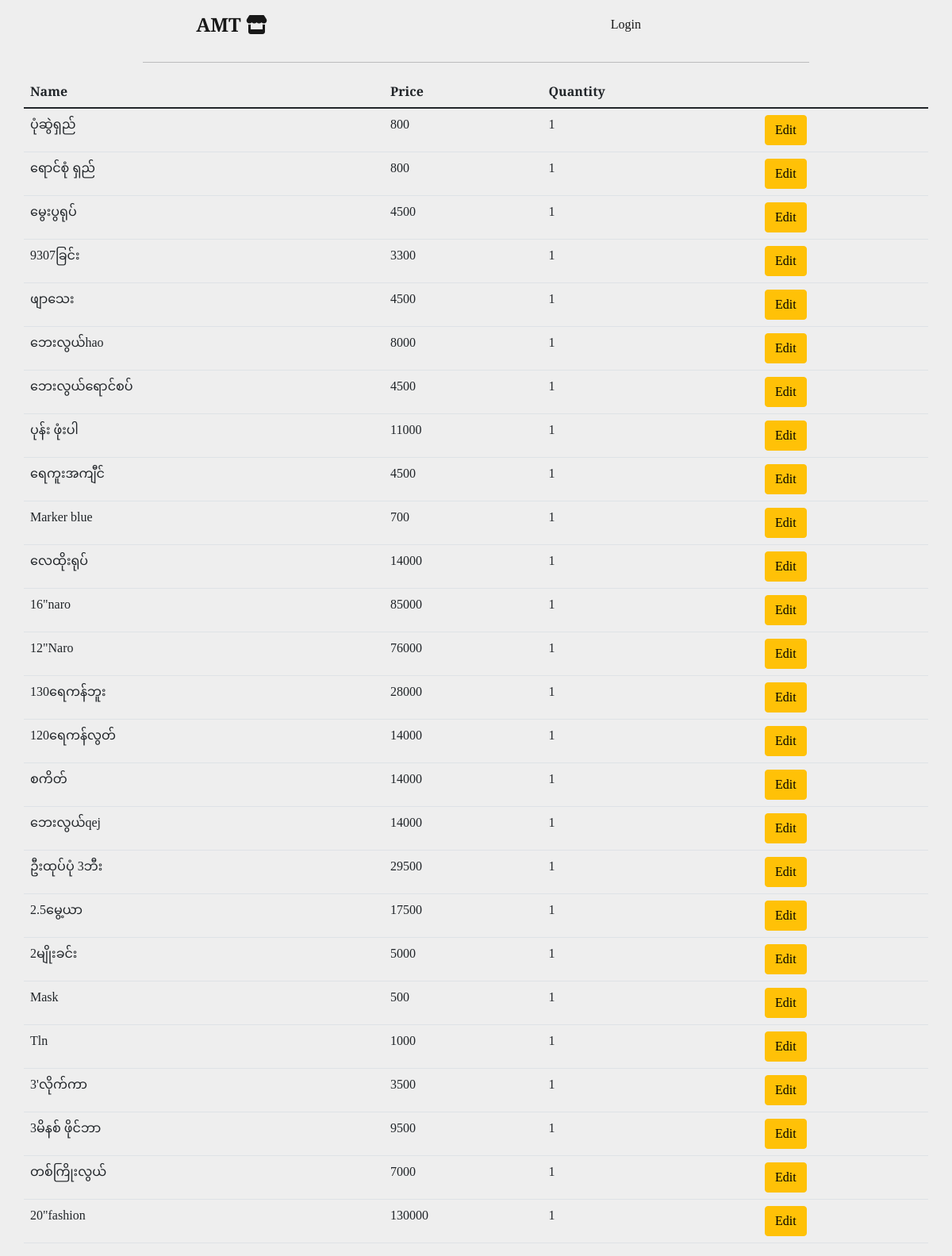
Page /sold_items/2022-07-07 on the committed database.
### main.py (models this page shows)
class Sale(db.Model):
    id = db.Column(db.Integer, primary_key=True)
    name = db.Column(db.String(100), nullable=False, unique=False)
    purchased_price = db.Column(db.Float, nullable=False)
    price = db.Column(db.Float, nullable=False)
    total = db.Column(db.Float, nullable=False)
    quantity = db.Column(db.Float, nullable=False)
    date = db.Column(db.Date, nullable=False, unique=False)

### main.py (the view)
@app.route('/sold_items/<date>')
def sold_items(date):
    daily_sold_items = Sale.query.filter_by(date=date).all()
    return render_template('sold_items.html', items=daily_sold_items)

### templates/sold_items.html
{% include 'header.html' %}
<table class="table container">
    <thead>
    <tr>
        <th scope="col">Name</th>
        <th scope="col">Price</th>
        <th scope="col">Quantity</th>
    </tr>
    </thead>
    {% for item in items: %}
    <tr>
        <td>{{ item.name}}</td>
        <td>{% if item.price.is_integer() %}
            {{ item.price|int }}
            {% else %}
            {{ item.price }}
            {% endif %}
        </td>
        <td>{{ item.quantity|int }}</td>
        <td><a href="{{ url_for('edit_sold_items', item_id=item.id) }}" class="btn btn-warning">Edit</a></td>
    </tr>
    {% endfor %}
</table>
{% include 'footer.html' %}

### static/css/styles.css (style rules this page uses)
body { background-color: #EEEEEE; font-family: 'Merriweather', serif; }
a { text-decoration: none; color: white; }

### rows in the picture
Sale: name "ပုံဆွဲရှည်", price "800", quantity "1"
Sale: name "ရောင်စုံ ရှည်", price "800", quantity "1"
Sale: name "မွေးပွရုပ်", price "4500", quantity "1"
Sale: name "9307ခြင်း", price "3300", quantity "1"
Sale: name "ဖျာသေး", price "4500", quantity "1"
Sale: name "ဘေးလွယ်hao", price "8000", quantity "1"
Sale: name "ဘေးလွယ်ရောင်စပ်", price "4500", quantity "1"
Sale: name "ပုန်း ဖုံးပါ", price "11000", quantity "1"
Sale: name "ရေကူးအကျီင်", price "4500", quantity "1"
Sale: name "Marker blue", price "700", quantity "1"
Sale: name "လေထိုးရုပ်", price "14000", quantity "1"
Sale: name "16\"naro", price "85000", quantity "1"
Sale: name "12\"Naro", price "76000", quantity "1"
Sale: name "130ရေကန်ဘူး", price "28000", quantity "1"
Sale: name "120ရေကန်လွတ်", price "14000", quantity "1"
Sale: name "စကိတ်", price "14000", quantity "1"
Sale: name "ဘေးလွယ်qej", price "14000", quantity "1"
Sale: name "ဦးထုပ်ပုံ 3ဘီး", price "29500", quantity "1"
Sale: name "2.5မွေ့ယာ", price "17500", quantity "1"
Sale: name "2မျိုးခင်း", price "5000", quantity "1"
Sale: name "Mask", price "500", quantity "1"
Sale: name "Tln", price "1000", quantity "1"
Sale: name "3'လိုက်ကာ", price "3500", quantity "1"
Sale: name "3မိနစ် ဖိုင်ဘာ", price "9500", quantity "1"
Sale: name "တစ်ကြိုးလွယ်", price "7000", quantity "1"
Sale: name "20\"fashion", price "130000", quantity "1"
